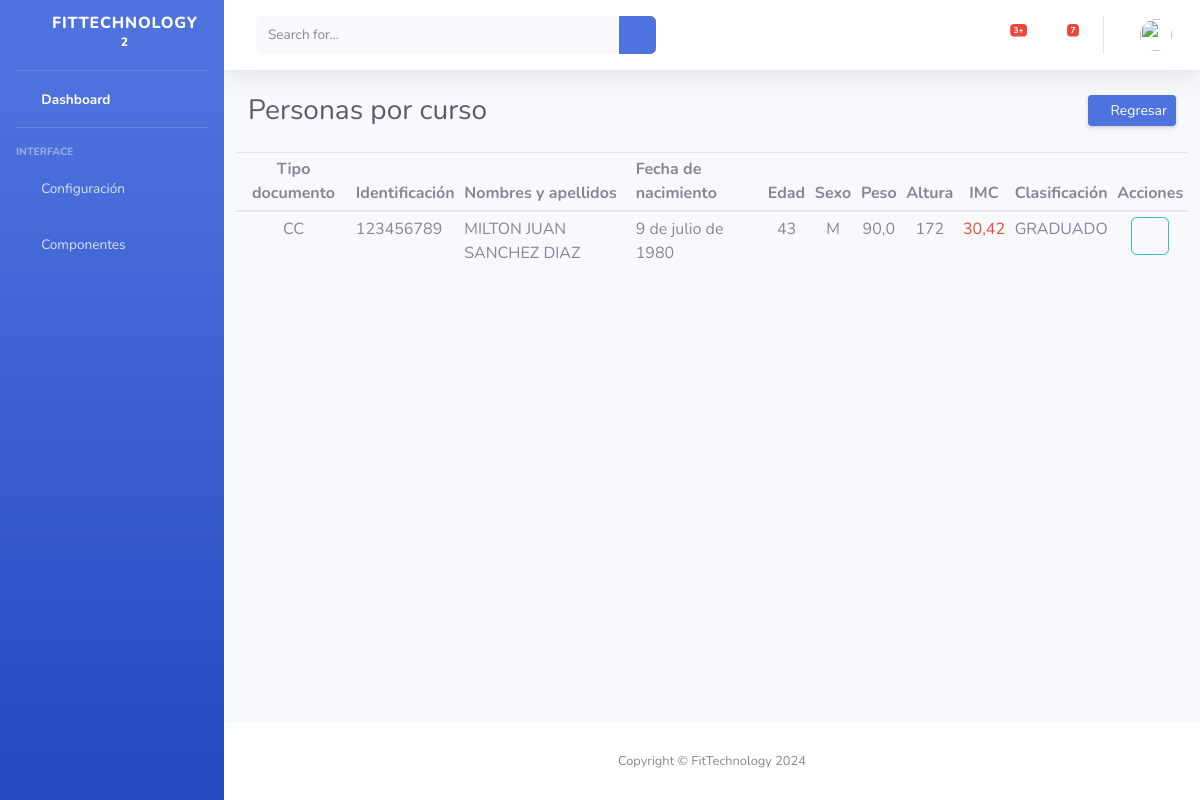
Page /gestion/cursopersona-list/19 on the committed database.
### gestion/models.py (models this page shows, shortened)
class DatosPersona(models.Model):
    TIPOID = [
        ('RC', 'REGISTRO CIVIL'),
        ('TI', 'TARJETA DE IDENTIDAD'),
        ('CC', 'CEDULA DE CIUDADANIA'),
        ('PA', 'PASAPORTE'),
        ('CE', 'CEDULA DE EXTRANJERIA'),
        ('PE', 'PERMISO ESPECIAL')
    ]
    SEXO = [
        ('F', 'FEMENINO'),
        ('M', 'MASCULINO'),
    ]
    tipo_identificacion = models.CharField('Tipo de identificación', max_length=2, choices=TIPOID)
    identificacion = models.CharField('Número de identificación', max_length=25, db_index=True)
    primer_nombre = models.CharField('Primer nombre', max_length=100)
    segundo_nombre = models.CharField('Segundo nombre', max_length=100, blank=True, null=True)
    primer_apellido = models.CharField('Primer apellido', max_length=100)
    segundo_apellido = models.CharField('Segundo apellido', max_length=100, blank=True, null=True)
    fecha_nacimiento = models.DateField('Fecha de nacimiento')
    edad = models.IntegerField('Edad', default=0, blank=True, null=True)
    sexo = models.CharField('Sexo', max_length=2, choices=SEXO)
    peso = models.FloatField('Peso', blank=True, null=True)
    altura = models.IntegerField('Altura en centímetros', blank=True, null=True)
    imc = models.FloatField('IMC', default=0)
    es_estudiante = models.BooleanField('Es estudiante', default=False)
    created = models.DateTimeField(auto_now_add=True, verbose_name="Fecha de creación")
    updated = models.DateTimeField(auto_now=True, verbose_name="Fecha de edición")
    clasificacion = models.ForeignKey(Clasificacion, on_delete=models.PROTECT, blank=True, null=True)
    user = models.ForeignKey(User, on_delete=models.PROTECT)
    objects = models.Manager()
    class Meta:
        ordering = ["identificacion"]

class Clasificacion(models.Model):
    codigo = models.CharField('Código',
                              max_length=25,
                              validators=[RegexValidator(regex='^[A-Z0-9-]*$', message='Solo carácteres permitidos')])
    descripcion = models.CharField('Descripción', max_length=100)
    created = models.DateTimeField(auto_now_add=True, verbose_name="Fecha de creación")
    updated = models.DateTimeField(auto_now=True, verbose_name="Fecha de edición")
    objects = models.Manager()
    def __str__(self):
        return str(self.descripcion)
    class Meta:
        ordering = ["descripcion"]

### gestion/views.py (the view)
# urls.py: path('cursopersona-list/<int:id_clas>', ListDatoPersonaCurso.as_view(), name='cursopersona-list'),
class ListDatoPersonaCurso(ListView):
    model = DatosPersona
    template_name = 'gestion/cursopersona_list.html'
    def get_context_data(self, *, object_list=None, **kwargs):
        context = super().get_context_data(**kwargs)
        context['id_clas'] = self.kwargs.get('id_clas')
        return context
    def get_queryset(self):
        id_clas = self.kwargs.get('id_clas')
        return DatosPersona.objects.filter(clasificacion=id_clas)

### gestion/templates/gestion/cursopersona_list.html
{% extends "gestion/base.html" %}
{% load static from static %}
{% block content %}
<div class="container-fluid">
    <div class="d-sm-flex align-items-center justify-content-between mb-4">
        <h1 class="h3 mb-0 text-gray-800">Personas por curso </h1>
        <a href="{% url 'grados-list' %}" class="d-none d-sm-inline-block btn btn-sm btn-primary shadow-sm">
            <i class="fas fa-sync-alt fa-sm text-white-50"></i>
            Regresar
        </a>
    </div>
    <div class="row">
        <div class="table-responsive">
            <table class="table table-sm">
                <thead>
                    <tr>
                        <th class="text-center">Tipo documento</th>
                        <th>Identificación</th>
                        <th>Nombres y apellidos</th>
                        <th>Fecha de nacimiento</th>
                        <th class="text-center">Edad</th>
                        <th class="text-center">Sexo</th>
                        <th class="text-center">Peso</th>
                        <th class="text-center">Altura</th>
                        <th class="text-center">IMC</th>
                        <th>Clasificación</th>
                        <th class="text-center">Acciones</th>
                    </tr>
                </thead>
                <tbody>
                {% for data in object_list %}
                    <tr>
                        <td class="text-center">{{data.tipo_identificacion}}</td>
                        <td>{{data.identificacion}}</td>
                        <td>{{data.primer_nombre}}
                            {% if data.segundo_nombre %}{{data.segundo_nombre}} {% endif %}
                            {{data.primer_apellido}}
                            {% if data.segundo_apellido %}{{data.segundo_apellido}}{% endif %}</td>
                        <td>{{data.fecha_nacimiento}}</td>
                        <td class="text-center">{{data.edad}}</td>
                        <td class="text-center">{{data.sexo}}</td>
                        <td class="text-center">{{data.peso}}</td>
                        <td class="text-center">{{data.altura}}</td>
                        <td class="text-center">
                            {% if data.imc < 18.5 %}
                                <span class="text-info">{{data.imc}}</span>
                            {% elif data.imc > 18.5 and data.imc < 24.9 %}
                                <span class="text-success">{{data.imc}}</span>
                            {% elif data.imc > 25 and data.imc < 29.9 %}
                                <span class="text-warning">{{data.imc}}</span>
                            {% elif data.imc > 30 %}
                                <span class="text-danger">{{data.imc}}</span>
                            {% endif %}
                        </td>
                        <td>{{data.clasificacion}}</td>
                        <td class="text-center">
                            <a href="{% url 'cursopersona-edit' id_clas data.id %}" class="btn btn-outline-info"><i class="fas fa-pencil-alt"></i></a>
                        </td>
                    </tr>
                {% endfor %}
                </tbody>
            </table>
        </div>
    </div>
</div>
{% endblock %}

### rows in the picture
DatosPersona: tipo_identificacion "CC", identificacion "123456789", primer_nombre "MILTON", segundo_nombre "JUAN", primer_apellido "SANCHEZ", segundo_apellido "DIAZ", fecha_nacimiento "9 de julio de 1980", edad "43", sexo "M", peso "90,0", altura "172", imc "30,42", clasificacion "GRADUADO"
